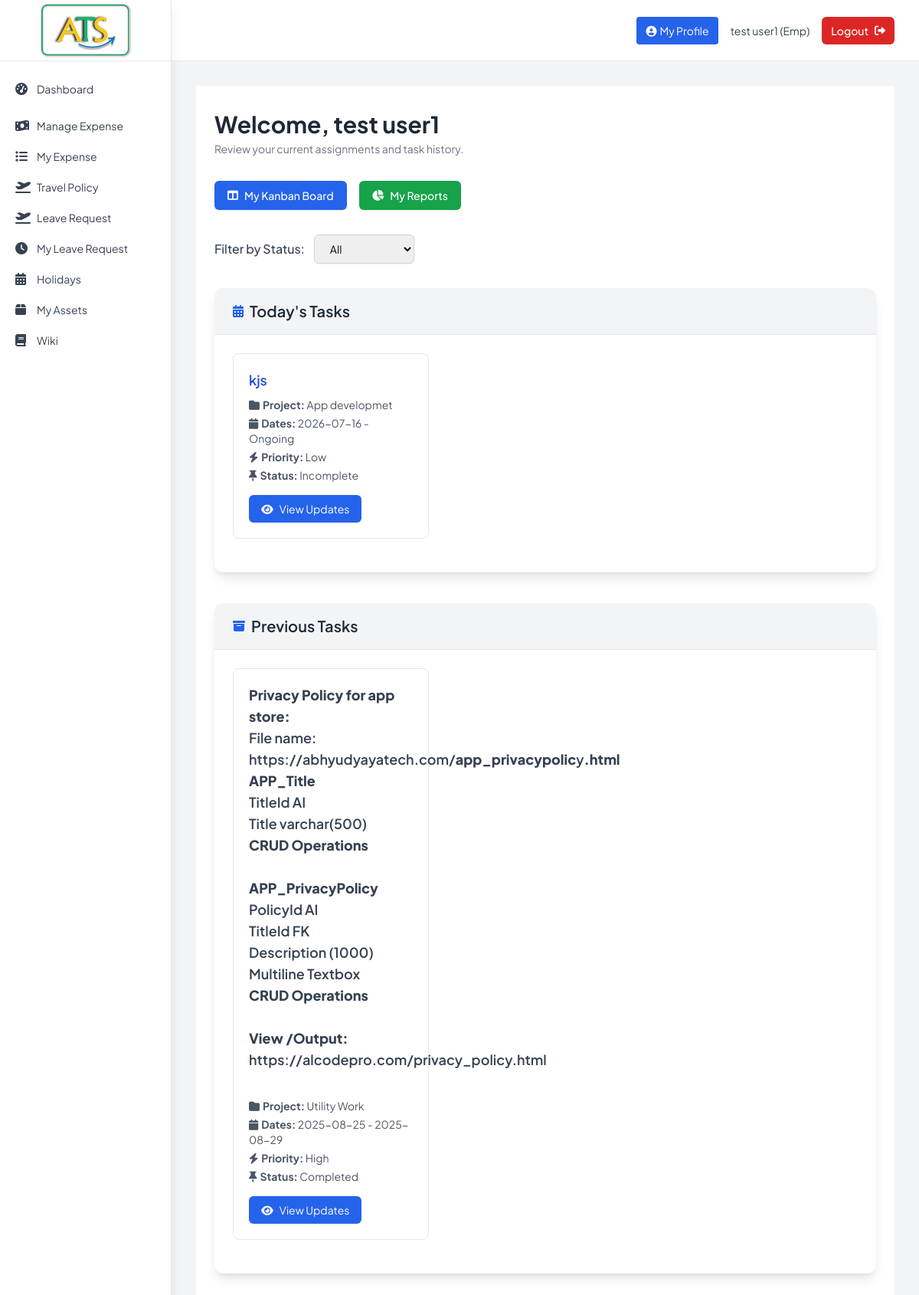
The page /employee/dashboard (signed in) on the database its author committed.
### tables this page shows
CREATE TABLE tbl_task (
                task_id INTEGER PRIMARY KEY AUTOINCREMENT,
                project_id INTEGER NOT NULL,
                emp_id INTEGER NOT NULL,
                task_desc TEXT NOT NULL,
                priority TEXT NOT NULL,
                status TEXT DEFAULT 'pending',
                start_date DATE NOT NULL,
                end_date DATE,
                inserted_date DATETIME DEFAULT CURRENT_TIMESTAMP,
                FOREIGN KEY (project_id) REFERENCES tbl_project (project_id),
                FOREIGN KEY (emp_id) REFERENCES tbl_employee (emp_id)
            );

CREATE TABLE tbl_project (
                project_id INTEGER PRIMARY KEY AUTOINCREMENT,
                project_name TEXT NOT NULL,
                priority TEXT NOT NULL,
                project_desc TEXT,
                project_status TEXT DEFAULT 'active',
                start_date DATE NOT NULL,
                end_date DATE,
                inserted_date DATETIME DEFAULT CURRENT_TIMESTAMP
            );

### Backup_Code/app1.py (the view)
@app.route('/employee/dashboard')
def employee_dashboard():
    if 'user_id' not in session or session['emp_type'] != 'emp':
        return redirect(url_for('login'))
    profile = db.get_employee_profile(session['user_id'])
    emg_missing = (
        not profile
        or not profile.get('EmgContact')
        or profile.get('EmgUpdatedByEmp') == 0
    )
    session['emg_missing'] = emg_missing  # Used by base.html sidebar
    status_filter = request.args.get('status_filter', 'all')
    tasks = db.get_tasks_by_employee(session['user_id'], status_filter=status_filter)
    today = date.today()  # Get current date
    return render_template('employee_dashboard.html', tasks=tasks, emg_missing=emg_missing, status_filter=status_filter, today=today)

### Backup_Code/app1.py (called while the page is built)
@app.template_filter('todate')
def todate(value):
    if not value:
        return ''
    if isinstance(value, datetime):
        return value.date()
    s = str(value).strip()
    for fmt in ('%Y-%m-%d %H:%M:%S', '%Y-%m-%d'):
        try:
            return datetime.strptime(s, fmt).date()
        except ValueError:
            continue
    try:
        return datetime.strptime(s[:10], '%Y-%m-%d').date()
    except Exception:
        return s  # give up, return raw

### Backup_Code/database.py (called while the page is built)
    def get_connection(self):
        return sqlite3.connect(self.db_name)

    def get_employee_profile(self, emp_id):
        with self.get_connection() as conn:
            conn.row_factory = sqlite3.Row  # Add this
            cursor = conn.cursor()
            cursor.execute("SELECT * FROM TblEmployeeProfile WHERE EmployeeId = ?", (emp_id,))
            row = cursor.fetchone()
            return dict(row) if row else None  # Return dict for safer access

### Backup_Code/templates/employee_dashboard.html (shortened to what this page needs)
{% extends "base.html" %}
{% block content %}
<div class="max-w-6xl bg-white mx-auto px-6 py-8">
    <h2 class="text-3xl font-bold text-gray-800 mb-1">Welcome, {{ session.first_name }}</h2>
    <p class="text-gray-500 mb-8 text-sm">Review your current assignments and task history.</p>
    <div class="flex flex-wrap gap-4 mb-8">
        <a href="{{ url_for('tasks.employee_kanban') }}" class="inline-flex items-center px-4 py-2 border border-transparent shadow-sm text-sm font-medium rounded-md text-white bg-blue-600 hover:bg-blue-700">
            <i class="fas fa-columns mr-2"></i> My Kanban Board
        </a>
        <a href="{{ url_for('tasks.employee_reports') }}" class="inline-flex items-center px-4 py-2 border border-transparent shadow-sm text-sm font-medium rounded-md text-white bg-green-600 hover:bg-green-700">
            <i class="fas fa-chart-pie mr-2"></i> My Reports
        </a>
    </div>
    <form method="GET" class="mb-8">
        <div class="flex flex-wrap items-center gap-3">
            <label for="status_filter" class="font-medium text-gray-700">Filter by Status:</label>
            <select name="status_filter" id="status_filter"
                class="border border-gray-300 rounded-md px-4 py-2 text-sm shadow-sm focus:ring-blue-500 focus:border-blue-500"
                onchange="this.form.submit()">
                <option value="all" {% if status_filter == 'all' %}selected{% endif %}>All</option>
            </select>
        </div>
    </form>
    <div class="bg-white shadow-lg rounded-xl mb-10">
        <div class="bg-gray-100 px-6 py-4 border-b rounded-t-xl flex items-center">
            <i class="fa fa-calendar-alt mr-2 text-blue-600"></i>
            <h3 class="text-xl font-semibold text-gray-800">Today's Tasks</h3>
        </div>
        <div class="p-6">
            {% if tasks %}
                {% set today_tasks = [] %}
                {% for task in tasks %}
                    {% set start_date = task[4]|todate if task[4] and task[4]|string != '' else None %}
                    {% set end_date = task[5]|todate if task[5] and task[5]|string != '' else None %}
                    {% if start_date and start_date <= today and (not end_date or end_date >= today) %}
                        {% set _ = today_tasks.append(task) %}
                    {% endif %}
                {% endfor %}
                {% if today_tasks %}
                <div class="grid grid-cols-1 sm:grid-cols-2 lg:grid-cols-3 gap-6">
                    {% for task in today_tasks %}
                        <div class="border border-gray-200 rounded-lg p-5 mb-5 hover:shadow transition duration-150">
                            <h4 class="text-lg font-semibold text-blue-700">{{ task[1]|safe }}</h4>
                            <div class="text-sm text-gray-600 mt-2 space-y-1">
                                <p><i class="fa fa-folder mr-1"></i><strong>Project:</strong> {{ task[6] }}</p>
                                <p><i class="fa fa-calendar mr-1"></i><strong>Dates:</strong> {{ task[4] if task[4] else 'Not Set' }} - {{ task[5] if task[5] else 'Ongoing' }}</p>
                                <p><i class="fa fa-bolt mr-1"></i><strong>Priority:</strong> {{ task[2].title() }}</p>
                                <p><i class="fa fa-thumbtack mr-1"></i><strong>Status:</strong> {{ task[3].replace('_', ' ').title() }}</p>
                            </div>
                            <a href="{{ url_for('tasks.view_task_details', task_id=task[0]) }}"
                               class="inline-block mt-4 text-sm text-white bg-blue-600 hover:bg-blue-700 px-4 py-2 rounded-md transition"><i class="fa fa-eye mr-2"></i>View Updates</a>
                        </div>
                    {% endfor %}
                </div>
                {% else %}
                    <p class="text-gray-500 text-sm">No tasks assigned for today.</p>
                {% endif %}
            {% else %}
                <p class="text-gray-500 text-sm">No tasks assigned.</p>
            {% endif %}
        </div>
    </div>
    <div class="bg-white shadow-lg rounded-xl">
        <div class="bg-gray-100 px-6 py-4 border-b rounded-t-xl flex items-center">
            <i class="fa fa-archive mr-2 text-blue-600"></i>
            <h3 class="text-xl font-semibold text-gray-800">Previous Tasks</h3>
        </div>
        <div class="p-6">
            {% if tasks %}
                {% set previous_tasks = [] %}
                {% for task in tasks %}
                    {% set start_date = task[4]|todate if task[4] and task[4]|string != '' else None %}
                    {% set end_date = task[5]|todate if task[5] and task[5]|string != '' else None %}
                    {% if start_date and not (start_date <= today and (not end_date or end_date >= today)) %}
                        {% set _ = previous_tasks.append(task) %}
                    {% endif %}
                {% endfor %}
                {% if previous_tasks %}
                <div class="grid grid-cols-1 sm:grid-cols-2 lg:grid-cols-3 gap-6">
                    {% for task in previous_tasks %}
                        <div class="border border-gray-200 rounded-lg p-5 mb-5 hover:shadow transition duration-150">
                            <h4 class="text-lg font-semibold text-gray-700">{{ task[1]|safe }}</h4>
                            <div class="text-sm text-gray-600 mt-2 space-y-1">
                                <p><i class="fa fa-folder mr-1"></i><strong>Project:</strong> {{ task[6] }}</p>
                                <p><i class="fa fa-calendar mr-1"></i><strong>Dates:</strong> {{ task[4] if task[4] else 'Not Set' }} - {{ task[5] if task[5] else 'Ongoing' }}</p>
                                <p><i class="fa fa-bolt mr-1"></i><strong>Priority:</strong> {{ task[2].title() }}</p>
                                <p><i class="fa fa-thumbtack mr-1"></i><strong>Status:</strong> {{ task[3].replace('_', ' ').title() }}</p>
                            </div>
                            <a href="{{ url_for('tasks.view_task_details', task_id=task[0]) }}"
                               class="inline-block mt-4 text-sm text-white bg-blue-600 hover:bg-blue-700 px-4 py-2 rounded-md transition"><i class="fa fa-eye mr-2"></i>View Updates</a>
                        </div>
                    {% endfor %}
                </div>
                {% else %}
                    <p class="text-gray-500 text-sm">No previous tasks found.</p>
                {% endif %}
            {% else %}
                <p class="text-gray-500 text-sm">No previous tasks assigned.</p>
            {% endif %}
        </div>
    </div>
</div>
{% endblock %}

### Backup_Code/templates/base.html (style rules this page uses)
html { scroll-behavior: smooth }
body { font-family: "Plus Jakarta Sans", sans-serif }

### rows shown on the page
tbl_task: task_desc "kjs", project_name "App developmet", start_date "2026-07-16", task "Ongoing", priority "Low", status "Incomplete"
tbl_task: task_desc "Privacy Policy for app store: File name: https://abhyudyayatech.com/ app_privacypolic y .html APP_Title TitleId AI Title varchar(500) CRUD Operations APP_PrivacyPolicy PolicyId AI TitleId FK Description (1000) Multiline Textbox CRUD Operations View /Output: https://alcodepro.com/privacy_policy.html", project_name "Utility Work", start_date "2025-08-25", end_date "2025-08-29", priority "High", status "Completed"

### other values the page prints
{{ label }} "Dashboard Manage Expense My Expense Travel Policy Leave Request My Leave Request Holidays My Assets Wiki"
{{ session.first_name }} "test user1"
{{ session.emp_type.title() }} "Emp"
